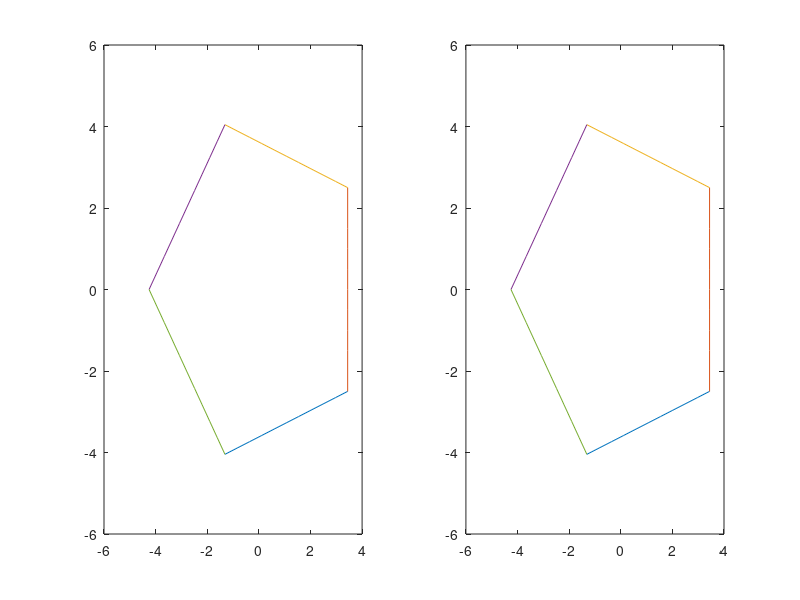

Write the MATLAB code that produced this figure.

for j=1:2   %loop for genreating 2 Polygons
    n=input('Number of Sides:  ');   %getting number of sides, which will be different for all the polygons
    l= input('Length of Sides:  ');  %getting Length of sides, which will be different for all the Polygons
    subplot(1,2,j)   %SubPlot Block
    title('Polygon');  %Title Block
    d=(l/2)/sin(pi/n);  %getting value of a angle
    p=[-d  0 ];
    S=[];
    u=0:0.1:1;
    u=u';
    P=p;
    for i=1:n+1  % loop for getting the coordinates of Polygon
        P=P*[cos(2*pi/n)  sin(2*pi/n) ; -sin(2*pi/n)  cos(2*pi/n) ];
        S=[S;P];
    end
    for i=1:n   %Loop for drawing the Polygon
        Tx=ones(11,1)*S(i,1)+u*(S(i+1,1)-S(i,1));
        Ty=ones(11,1)*S(i,2)+u*(S(i+1,2)-S(i,2));
        plot(Tx,Ty)
        hold on    
    end
    hold off
end